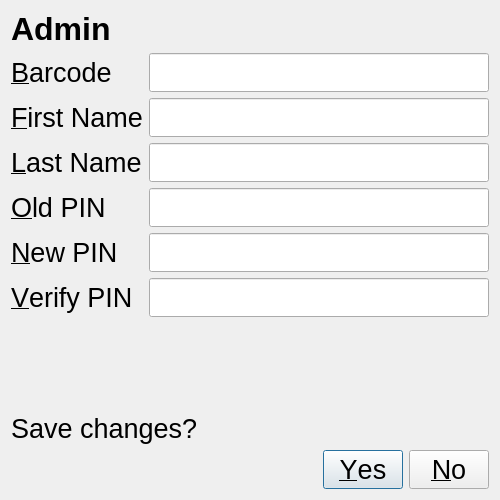
<?xml version="1.0" encoding="UTF-8"?>
<ui version="4.0">
 <class>ModifyAdminDialogBox</class>
 <widget class="QDialog" name="ModifyAdminDialogBox">
  <property name="geometry">
   <rect>
    <x>0</x>
    <y>0</y>
    <width>500</width>
    <height>500</height>
   </rect>
  </property>
  <property name="windowTitle">
   <string>TimeTrack4237</string>
  </property>
  <layout class="QVBoxLayout" name="verticalLayout">
   <item>
    <widget class="QLabel" name="title">
     <property name="font">
      <font>
       <pointsize>24</pointsize>
       <weight>75</weight>
       <bold>true</bold>
      </font>
     </property>
     <property name="text">
      <string>Admin</string>
     </property>
    </widget>
   </item>
   <item>
    <layout class="QFormLayout" name="formLayout">
     <item row="0" column="0">
      <widget class="QLabel" name="barcodeLabel">
       <property name="font">
        <font>
         <pointsize>20</pointsize>
        </font>
       </property>
       <property name="text">
        <string>&amp;Barcode</string>
       </property>
       <property name="buddy">
        <cstring>barcode</cstring>
       </property>
      </widget>
     </item>
     <item row="0" column="1">
      <widget class="QLineEdit" name="barcode">
       <property name="font">
        <font>
         <pointsize>20</pointsize>
        </font>
       </property>
      </widget>
     </item>
     <item row="1" column="0">
      <widget class="QLabel" name="firstNameLabel">
       <property name="font">
        <font>
         <pointsize>20</pointsize>
        </font>
       </property>
       <property name="text">
        <string>&amp;First Name</string>
       </property>
       <property name="buddy">
        <cstring>firstName</cstring>
       </property>
      </widget>
     </item>
     <item row="1" column="1">
      <widget class="QLineEdit" name="firstName">
       <property name="font">
        <font>
         <pointsize>20</pointsize>
        </font>
       </property>
      </widget>
     </item>
     <item row="2" column="0">
      <widget class="QLabel" name="lastNameLabel">
       <property name="font">
        <font>
         <pointsize>20</pointsize>
        </font>
       </property>
       <property name="text">
        <string>&amp;Last Name</string>
       </property>
       <property name="buddy">
        <cstring>lastName</cstring>
       </property>
      </widget>
     </item>
     <item row="2" column="1">
      <widget class="QLineEdit" name="lastName">
       <property name="font">
        <font>
         <pointsize>20</pointsize>
        </font>
       </property>
      </widget>
     </item>
     <item row="3" column="0">
      <widget class="QLabel" name="oldPinLabel">
       <property name="font">
        <font>
         <pointsize>20</pointsize>
        </font>
       </property>
       <property name="text">
        <string>&amp;Old PIN</string>
       </property>
       <property name="buddy">
        <cstring>oldPin</cstring>
       </property>
      </widget>
     </item>
     <item row="3" column="1">
      <widget class="QLineEdit" name="oldPin">
       <property name="font">
        <font>
         <pointsize>20</pointsize>
        </font>
       </property>
      </widget>
     </item>
     <item row="4" column="0">
      <widget class="QLabel" name="newPinLabel">
       <property name="font">
        <font>
         <pointsize>20</pointsize>
        </font>
       </property>
       <property name="text">
        <string>&amp;New PIN</string>
       </property>
       <property name="buddy">
        <cstring>newPin</cstring>
       </property>
      </widget>
     </item>
     <item row="4" column="1">
      <widget class="QLineEdit" name="newPin">
       <property name="font">
        <font>
         <pointsize>20</pointsize>
        </font>
       </property>
      </widget>
     </item>
     <item row="5" column="0">
      <widget class="QLabel" name="verifyPinLabel">
       <property name="font">
        <font>
         <pointsize>20</pointsize>
        </font>
       </property>
       <property name="text">
        <string>&amp;Verify PIN</string>
       </property>
       <property name="buddy">
        <cstring>verifyPin</cstring>
       </property>
      </widget>
     </item>
     <item row="5" column="1">
      <widget class="QLineEdit" name="verifyPin">
       <property name="font">
        <font>
         <pointsize>20</pointsize>
        </font>
       </property>
      </widget>
     </item>
    </layout>
   </item>
   <item>
    <spacer name="verticalSpacer">
     <property name="orientation">
      <enum>Qt::Vertical</enum>
     </property>
     <property name="sizeHint" stdset="0">
      <size>
       <width>20</width>
       <height>40</height>
      </size>
     </property>
    </spacer>
   </item>
   <item>
    <widget class="QLabel" name="message">
     <property name="font">
      <font>
       <pointsize>20</pointsize>
       <weight>50</weight>
       <bold>false</bold>
      </font>
     </property>
     <property name="text">
      <string>Save changes?</string>
     </property>
     <property name="wordWrap">
      <bool>true</bool>
     </property>
    </widget>
   </item>
   <item>
    <widget class="QDialogButtonBox" name="buttonBox">
     <property name="font">
      <font>
       <pointsize>20</pointsize>
      </font>
     </property>
     <property name="orientation">
      <enum>Qt::Horizontal</enum>
     </property>
     <property name="standardButtons">
      <set>QDialogButtonBox::No|QDialogButtonBox::Yes</set>
     </property>
    </widget>
   </item>
  </layout>
 </widget>
 <resources/>
 <connections/>
</ui>
